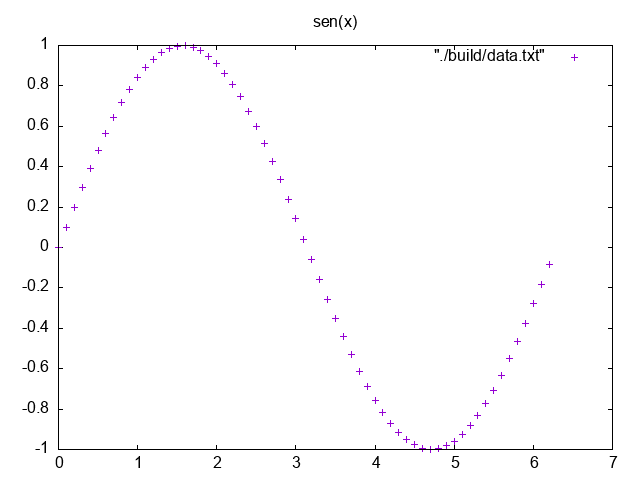

Write the gnuplot code that produced this figure.
set terminal png
set output 'grafica.png'
set title "sen(x)"
plot "./build/data.txt"

set terminal wxt persist
set output
replot